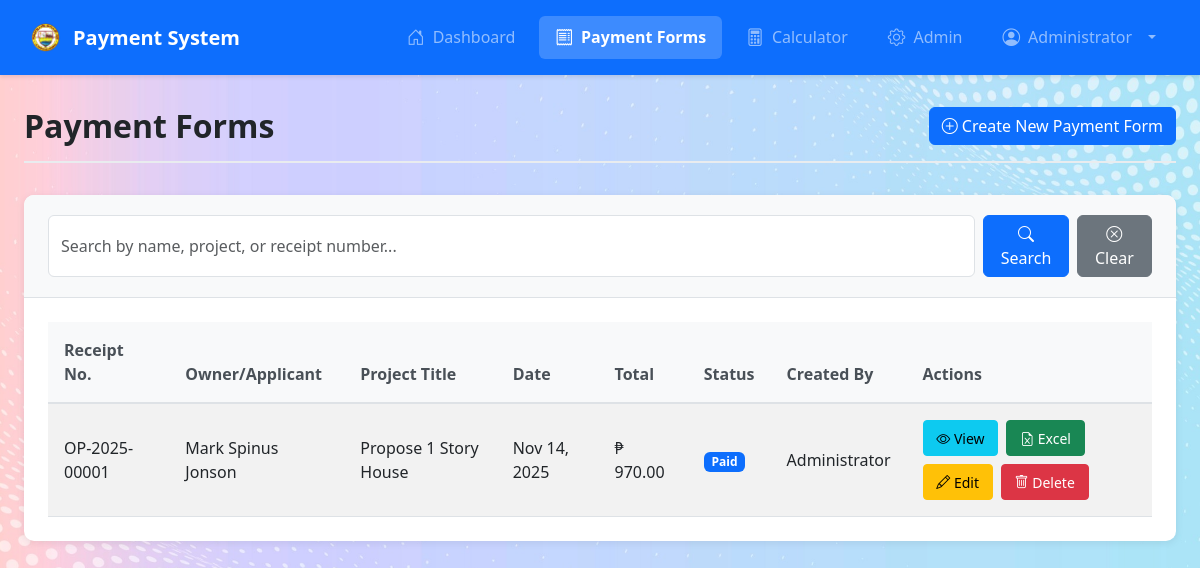
The page /?page=payment (signed in) on the database its author committed.
### tables this page shows
CREATE TABLE `payment_forms` (
  `id` int(11) NOT NULL,
  `official_receipt_no` varchar(50) DEFAULT NULL,
  `owner_applicant_name` varchar(255) NOT NULL,
  `project_title` varchar(255) NOT NULL,
  `location` text NOT NULL,
  `date` date NOT NULL,
  `division` varchar(100) DEFAULT NULL,
  `project_type` varchar(10) DEFAULT NULL,
  `project_cost` decimal(15,2) DEFAULT 0.00,
  `multiplier` decimal(10,2) DEFAULT 0.00,
  `calculated_cost` decimal(15,2) DEFAULT 0.00,
  `floor_area` decimal(10,2) DEFAULT 0.00,
  `additional_lot_area` decimal(10,2) DEFAULT 0.00,
  `total_area` decimal(10,2) DEFAULT 0.00,
  `total_fees` decimal(10,2) DEFAULT 0.00,
  `surcharge_percentage` int(11) DEFAULT 0,
  `surcharge_amount` decimal(10,2) DEFAULT 0.00,
  `grand_total` decimal(10,2) DEFAULT 0.00,
  `prepared_by` varchar(100) DEFAULT NULL,
  `assessed_by` varchar(100) DEFAULT NULL,
  `status` enum('draft','approved','paid') DEFAULT 'draft',
  `created_by` int(11) DEFAULT NULL,
  `created_at` timestamp NOT NULL DEFAULT current_timestamp(),
  `updated_at` timestamp NOT NULL DEFAULT current_timestamp() ON UPDATE current_timestamp()
);

CREATE TABLE `users` (
  `id` int(11) NOT NULL,
  `username` varchar(50) NOT NULL,
  `password` varchar(255) NOT NULL,
  `full_name` varchar(100) NOT NULL,
  `role` enum('admin','mpdc_staff') DEFAULT 'mpdc_staff',
  `created_at` timestamp NOT NULL DEFAULT current_timestamp(),
  `updated_at` timestamp NOT NULL DEFAULT current_timestamp() ON UPDATE current_timestamp()
);

### Controllers/PaymentController.php (called while the page is built, shortened)
<?php
class PaymentController {
    private $paymentModel;
    public function __construct() {
        $this->paymentModel = new Payment();
    }
    public function index() {
        $payments = $this->paymentModel->getAllPaymentForms();
        require_once ROOT_PATH . '/Views/Pages/PaymentList.php';
    }
}

### Core/Database.php (called while the page is built, shortened)
<?php
class Database {
    private $host = DB_HOST;
    private $user = DB_USER;
    private $pass = DB_PASS;
    private $dbname = DB_NAME;
    private $conn;
    private $stmt;
    public function __construct() {
        $dsn = "mysql:host={$this->host};dbname={$this->dbname};charset=utf8mb4";
        $options = [
            PDO::ATTR_ERRMODE => PDO::ERRMODE_EXCEPTION,
            PDO::ATTR_DEFAULT_FETCH_MODE => PDO::FETCH_ASSOC,
            PDO::ATTR_EMULATE_PREPARES => false
        ];
        try {
            $this->conn = new PDO($dsn, $this->user, $this->pass, $options);
        } catch (PDOException $e) {
            die("Database Connection Error: " . $e->getMessage());
        }
    }
    public function query($sql) {
        $this->stmt = $this->conn->prepare($sql);
        return $this;
    }
    public function bind($param, $value, $type = null) {
        $this->stmt->bindValue($param, $value, $type);
        return $this;
    }
    public function execute() {
        return $this->stmt->execute();
    }
    public function resultSet() {
        $this->execute();
        return $this->stmt->fetchAll();
    }
}

### Models/Payment.php (called while the page is built, shortened)
<?php
class Payment {
    private $db;
    public function __construct() {
        $this->db = new Database();
    }
    public function getAllPaymentForms($limit = 100, $offset = 0) {
        $this->db->query("SELECT pf.*, u.full_name as created_by_name
                         FROM payment_forms pf
                         LEFT JOIN users u ON pf.created_by = u.id
                         ORDER BY pf.created_at DESC
                         LIMIT :limit OFFSET :offset");
        $this->db->bind(':limit', $limit, PDO::PARAM_INT);
        $this->db->bind(':offset', $offset, PDO::PARAM_INT);
        return $this->db->resultSet();
    }
}

### config.php (called while the page is built, shortened)
<?php
spl_autoload_register(function ($class) {
    $paths = [
        ROOT_PATH . '/Controllers/',
        ROOT_PATH . '/Models/',
        ROOT_PATH . '/Core/'
    ];
    foreach ($paths as $path) {
        $file = $path . $class . '.php';
        if (file_exists($file)) {
            return;
        }
    }
});

### Views/Pages/PaymentList.php (the view, shortened to what this page needs)
<?php
require_once ROOT_PATH . '/Views/User/Layouts/Header.php';
$payments = $GLOBALS['payments'] ?? [];
?>
<div class="page-container">
    <div class="page-header d-flex justify-content-between align-items-center">
        <h2>Payment Forms</h2>
        <a href="<?php echo BASE_URL; ?>?page=payment&action=create" class="btn btn-primary">
            <i class="bi bi-plus-circle"></i> Create New Payment Form
        </a>
    </div>
    <div class="card content-card">
        <div class="card-header">
            <form method="GET" action="<?php echo BASE_URL; ?>?page=payment&action=search" class="d-flex gap-2">
                <input type="text" class="form-control" name="search"
                       placeholder="Search by name, project, or receipt number..."
                       value="<?php echo htmlspecialchars($_GET['search'] ?? ''); ?>">
                <button type="submit" class="btn btn-primary">
                    <i class="bi bi-search"></i> Search
                </button>
                <a href="<?php echo BASE_URL; ?>?page=payment" class="btn btn-secondary">
                    <i class="bi bi-x-circle"></i> Clear
                </a>
            </form>
        </div>
        <div class="card-body">
            <div class="table-responsive">
                <table class="table table-striped table-hover">
                            <thead>
                                <tr>
                                    <th>Receipt No.</th>
                                    <th>Owner/Applicant</th>
                                    <th>Project Title</th>
                                    <th>Date</th>
                                    <th>Total</th>
                                    <th>Status</th>
                                    <th>Created By</th>
                                    <th>Actions</th>
                                </tr>
                            </thead>
                            <tbody>
                                <?php if (empty($payments)): ?>
                                    <tr>
                                        <td colspan="8" class="text-center py-5">
                                            <i class="bi bi-inbox" style="font-size: 3rem; color: #dee2e6; display: block; margin-bottom: 1rem;"></i>
                                            <p class="text-muted mb-0">No payment forms found</p>
                                        </td>
                                    </tr>
                                <?php else: ?>
                                    <?php foreach ($payments as $payment): ?>
                                        <tr>
                                            <td><?php echo htmlspecialchars($payment['official_receipt_no']); ?></td>
                                            <td><?php echo htmlspecialchars($payment['owner_applicant_name']); ?></td>
                                            <td><?php echo htmlspecialchars($payment['project_title']); ?></td>
                                            <td><?php echo date('M d, Y', strtotime($payment['date'])); ?></td>
                                            <td>₱ <?php echo number_format($payment['grand_total'], 2); ?></td>
                                            <td>
                                                <span class="badge bg-<?php echo $payment['status'] === 'approved' ? 'success' : ($payment['status'] === 'paid' ? 'primary' : 'warning'); ?>">
                                                    <?php echo ucfirst($payment['status']); ?>
                                                </span>
                                            </td>
                                            <td><?php echo htmlspecialchars($payment['created_by_name'] ?? 'N/A'); ?></td>
                                            <td>
                                                <div class="btn-action-group">
                                                    <a href="<?php echo BASE_URL; ?>?page=payment&action=view&id=<?php echo $payment['id']; ?>"
                                                       class="btn btn-sm btn-info">
                                                        <i class="bi bi-eye"></i> View
                                                    </a>
                                                    <a href="<?php echo BASE_URL; ?>?page=pdf&action=excel&id=<?php echo $payment['id']; ?>"
                                                        class="btn btn-sm btn-success">
                                                        <i class="bi bi-file-earmark-excel"></i> Excel
                                                    </a>
                                                    <?php if (isset($_SESSION['role']) && ($_SESSION['role'] === 'admin' || $payment['created_by'] == $_SESSION['user_id'])): ?>
                                                        <a href="<?php echo BASE_URL; ?>?page=payment&action=edit&id=<?php echo $payment['id']; ?>"
                                                           class="btn btn-sm btn-warning">
                                                            <i class="bi bi-pencil"></i> Edit
                                                        </a>
                                                        <a href="<?php echo BASE_URL; ?>?page=payment&action=delete&id=<?php echo $payment['id']; ?>"
                                                           class="btn btn-sm btn-danger"
                                                           onclick="return confirm('Are you sure you want to delete this payment form?')">
                                                            <i class="bi bi-trash"></i> Delete
                                                        </a>
                                                    <?php endif; ?>
                                                </div>
                                            </td>
                                        </tr>
                                    <?php endforeach; ?>
                                <?php endif; ?>
                            </tbody>
                        </table>
                    </div>
                </div>
            </div>
        </div>
<?php
require_once ROOT_PATH . '/Views/User/Layouts/Footer.php';
?>

### Views/Pages/PaymentList.php (style rules this page uses)
.page-container { max-width: 1400px; margin: 0 auto; padding: 2rem 1.5rem; }
.page-header { margin-bottom: 2rem; padding-bottom: 1rem; border-bottom: 2px solid #e9ecef; }
.page-header h2 { margin: 0; font-weight: 600; color: #212529; }
.content-card { border: none; box-shadow: 0 2px 8px rgba(0,0,0,0.08); border-radius: 10px; overflow: hidden; }
.card-header { background-color: #f8f9fa; border-bottom: 1px solid #dee2e6; padding: 1.25rem 1.5rem; }
.card-body { padding: 1.5rem; }
.table { margin-bottom: 0; }
.table thead th { font-weight: 600; color: #495057; border-bottom: 2px solid #dee2e6; padding: 1rem; background-color: #f8f9fa; }
.table tbody td { padding: 1rem; vertical-align: middle; }
.btn-action-group { display: flex; gap: 0.5rem; flex-wrap: wrap; }
.btn-sm { padding: 0.4rem 0.8rem; font-size: 0.875rem; }

### rows shown on the page
payment_forms: official_receipt_no "OP-2025-00001", owner_applicant_name "Mark Spinus Jonson", project_title "Propose 1 Story House", date "Nov 14, 2025", grand_total "970.00", status "Paid", created_by.full_name "Administrator"

### other values the page prints
APP_NAME "Payment System"
$_SESSION['full_name'] "Administrator"
